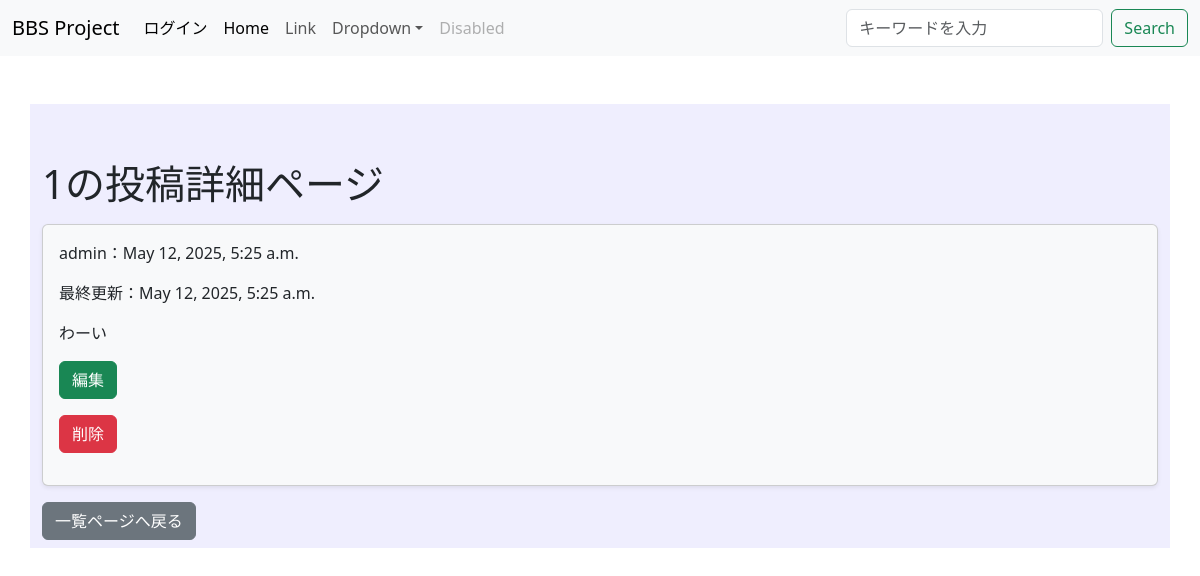
Page /bbs/1/ on the committed database.
### bbs/models.py (models this page shows, shortened)
class Article(models.Model):
   content = models.TextField()
   author = models.ForeignKey(User, on_delete=models.PROTECT)
   created_at = models.DateTimeField(auto_now_add=True)
   updated_at = models.DateTimeField(auto_now=True)

### bbs/views.py (the view)
# urls.py: path('<int:pk>/', views.DetailView.as_view(), name='detail'),  # 詳細ページのビュー
class DetailView(generic.DetailView):  # ← 修正済み
    model = Article
    template_name = 'bbs/detail.html'

### bbs/forms.py
class SearchForm(forms.Form):
    words = forms.CharField(
        label='',
        max_length=50,
        widget=forms.TextInput(attrs={
            'class':'form-control me-2',
            'placeholder':'キーワードを入力',
        })
    )

### bbs/context_processors.py (called while the page is built)
def search_form(request):
    return {'searchform':SearchForm()}

### templates/bbs/detail.html (shortened to what this page needs)
{% extends "base.html" %}
{% load django_bootstrap5 %}
{% block content %}
    <h1 class="mt-5">{{ object.id }}の投稿詳細ページ</h1>
    <div class="card bg-light shadow-sm mt-3">
        <div class="card-body">
            <p>{{ object.author }}：{{ object.created_at }}</p>
            <p>最終更新：{{ object.updated_at }}</p>
            <p>{{ object.content }}</p>
            <p><a href="{% url "bbs:update" object.pk %}">{% bootstrap_button button_type="submit" button_class="btn-success" content="編集" size="md" %}</a></p>
            <p><a href="{% url "bbs:delete" object.pk %}">{% bootstrap_button button_type="submit" button_class="btn-danger" content="削除" size="md" %}</a></p>
        </div>
    </div>
    <div class="mt-3">
    <a href="{% url 'bbs:index' %}">{% bootstrap_button button_type="submit" button_class="btn-secondary" content="一覧ページへ戻る" size="md" %}</a>
</div>
{% endblock %}

### rows in the picture
Article: id "1", author "admin", created_at "May 12, 2025, 5:25 a.m.", updated_at "May 12, 2025, 5:25 a.m.", content "わーい"
